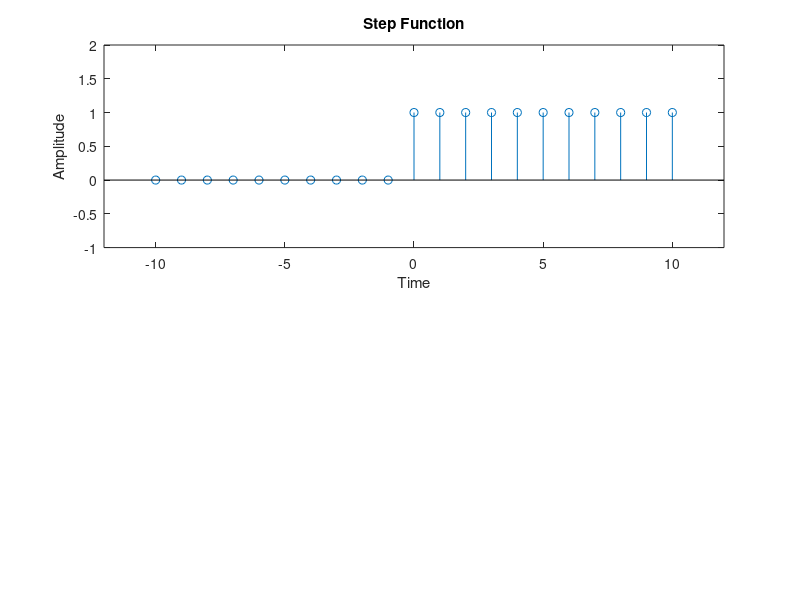

Source code (MATLAB): (Note: this script raises an error after producing the figure.)
clc;
close all;

%% unit function
t=-10:10;
u=[zeros(1,10) ones(1,11)];
subplot(2,1,1);
stem(t,u)
axis([-12 12 -1 2])
xlabel('Time');
ylabel('Amplitude');
title('Step Function');
%% build in function
y=heaviside(t);
subplot(2,1,2);
stem(t,u)
axis([-12 12 -1 2])
xlabel('Time');
ylabel('Amplitude');
title('Step Function build in');
%% another buildin function
t=linspace(-10,10,2^12);
u1 =  heaviside(t+3);
u2 = -2*heaviside(t-4);
u3 = 6*heaviside(-t+5); %-t mean 0 before 5 time then 1.
u4 = 2*heaviside(t+0);
figure (2)
plot(t,u1,'r','linewidth',2)
grid on;
hold on;
plot(t,u2,'b','linewidth',2);
plot(t,u3,'k','linewidth',2); %black 
plot(t,u4,'c','linewidth',2); %caramel
axis([-8 8 -8 8]);
%% by heaviside
t = (-1:0.01:5)'; 
% Start with all zeros: 
unitstep = zeros(size(t)); 
% But make everything corresponding to t>=1 one:
unitstep(t>=1) = 1;
figure (3);
subplot(2,1,1);
plot(t,unitstep,'b','linewidth',3) 
% Repeat, with everything shifted to the right by 1 unit: 
unitstep2 = zeros(size(t)); 
unitstep2(t>=2) = 1; 
hold on
grid on
plot(t,unitstep2,'r:','linewidth',2)
box off
%% heaviside()
n = -10 : 10;
y = 4 * heaviside(n) + 3*heaviside(n-2);
subplot(2,1,2);
plot(n, y,'linewidth',2)
hold on
grid on
axis([-15 15 -1 8])
